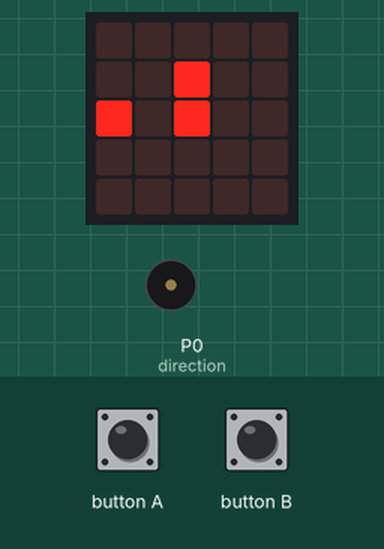
The program below on a simulated BBC micro:bit running MicroPython. On the bench: the board's 5×5 LED display, buzzer (waves = sounding). The inputs (shaded band) are chosen by the test bench.

Above: at 1.2 s.
1.3 s: button B pressed for 0.15 s
At 2.8 s:
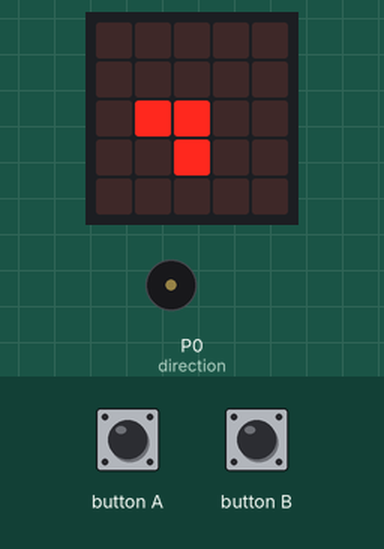
At 3.8 s:
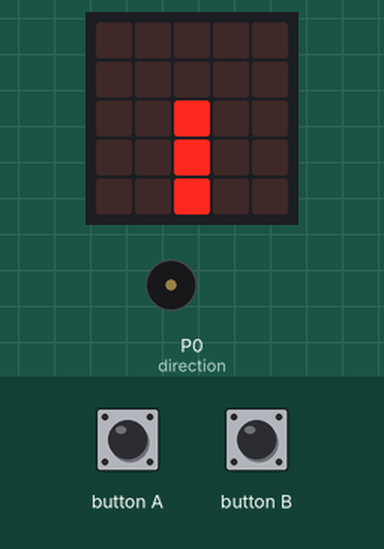
4.4 s: button A pressed for 0.15 s
At 10.6 s:
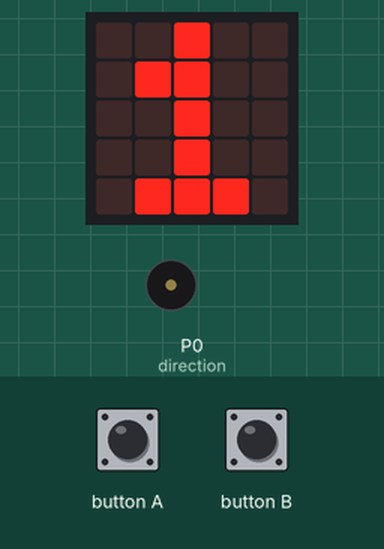
Timing chart, 0 to 12.1 s (numbered marks = the images above; inputs shaded):
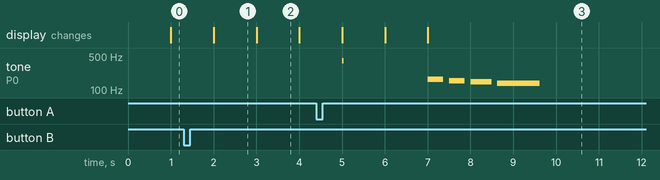

The program:

dodge_game.py
```python
"""
Dodge game

Get the player back and forth across the screen while dodging the enemy
"""

from microbit import *
import music


class Enemy:
    """
    Enemy which moves vertically down the screen
    """
    def __init__(self):
        self.x, self.y = 2, -1

    def get_positions(self):
        return ((self.x, self.y), (self.x, self.y + 1 if self.y < 4 else 0))

    def move(self):
        # Rotate back round to the top
        self.y = (self.y + 1) % 5

    def draw(self):
        for x, y in self.get_positions():
            display.set_pixel(x, y, 9)


class Player:
    """
    Left-right moving player which can be controlled with buttons
    """
    RIGHT = 1
    LEFT = -1
    STOPPED = 0
    LEFT_EDGE = 0
    RIGHT_EDGE = 4

    def __init__(self):
        self.alive = True
        self.score = 0
        self.just_scored = False
        self.x, self.y = self.LEFT_EDGE, 2
        self.direction = self.STOPPED

    def get_position(self):
        return (self.x, self.y)

    def die(self):
        """
        Player dies - show their score and play sad music
        """
        self.alive = False
        display.show(str(self.score))
        music.play(music.WAWAWAWAA)

    def move(self):
        """
        Move the player one step further in their
        current direction
        """
        self.just_scored = False
        self.x += self.direction
        if self.x in (self.LEFT_EDGE, self.RIGHT_EDGE):
            # Player reached the edge - another run survived!
            if self.direction != self.STOPPED:
                self.score += 1
                self.just_scored = True

            self.direction = self.STOPPED

    def draw(self):
        """
        Draw the player
        """
        display.set_pixel(self.x, self.y, 9)
        if self.just_scored:
            music.pitch(400, 40)

    def act_on_input(self):
        # If we're standing still, look for a button press.
        if self.direction == self.STOPPED:
            if button_b.was_pressed() and self.x == self.LEFT_EDGE:
                self.direction = self.RIGHT

            elif button_a.was_pressed() and self.x == self.RIGHT_EDGE:
                self.direction = self.LEFT


class Game:
    def __init__(self):
        self.enemy = Enemy()
        self.player = Player()
        self.frame_rate = 1

    def detect_collisions(self):
        """
        Have the player and the enemy collided?
        """
        return self.player.get_position() in self.enemy.get_positions()

    def do_frame(self):
        """
        Called once per frame to advance the game state
        """
        # Adjust the speed as the player's score gets higher
        # (But don't let it exceed the actual frame rate)
        self.frame_rate = max(1, min(100, self.player.score))

        if self.player.alive:
            display.clear()

            self.enemy.move()
            self.player.act_on_input()
            self.player.move()

            if self.detect_collisions():
                self.player.die()
            else:
                self.enemy.draw()
                self.player.draw()


game = Game()
while True:
    timestamp = running_time()

    game.do_frame()

    # Keep the frame rate consistent
    new_timestamp = running_time()
    time_taken = (new_timestamp - timestamp)
    interval = 1000 // game.frame_rate
    if time_taken < interval:
        sleep(interval - time_taken)
    timestamp = new_timestamp
```

Measured:
- after the input at 1.3 s, the display: changes after 0.70 s (image 1)
- after the input at 4.4 s, the display: first differs from a run without the input after 1.6 s (image 3 shows a later state)
- by itself, tone on P0 (direction): plays 400 Hz for 0.04 s, 165 Hz for 0.36 s, 156 Hz for 0.36 s, 147 Hz for 0.49 s, 139 Hz for 0.99 s
- what the display in image 1 shows lasts 1.0 s, from 2.0 s to 3.0 s
